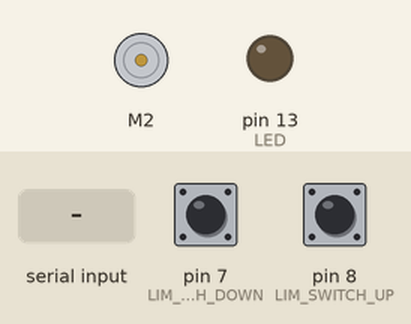
Recording of a sketch running on a simulated Arduino Uno, built with avr-gcc and run on an emulated ATmega328P. Shown: DC motor (green arrow = forward, orange = backward, longer = faster), output pins drawn as LEDs (lit = HIGH). Inputs (shaded band) come from the test bench; at power-on: pin 7 (LIM_SWITCH_DOWN) HIGH, pin 8 (LIM_SWITCH_UP) HIGH. What the sketch prints to the serial monitor is not drawn.

Above: at 1.2 s.
1.3 s: "+" received over Serial
At 2.3 s:
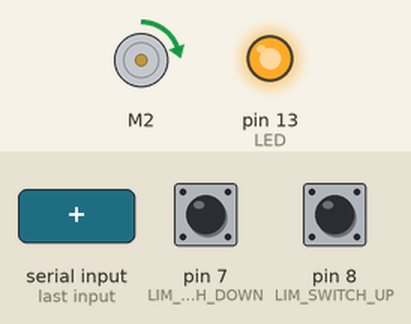
2.8 s: pin 7 (LIM_SWITCH_DOWN) pulled LOW for 0.15 s
At 4.0 s:
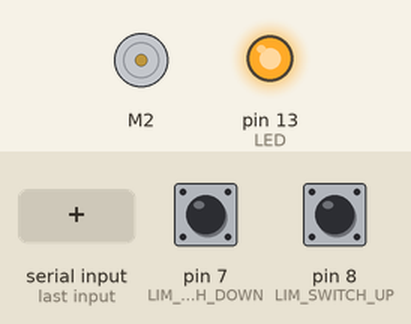
4.4 s: pin 8 (LIM_SWITCH_UP) pulled LOW for 0.15 s
At 5.2 s:
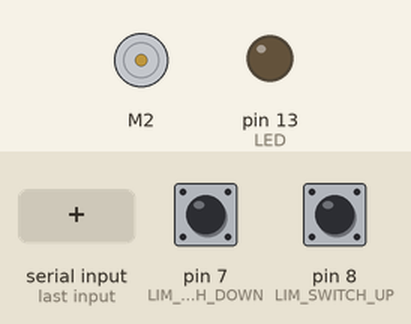
Timing chart, 0 to 7.4 s (numbered marks = the images above; inputs shaded):
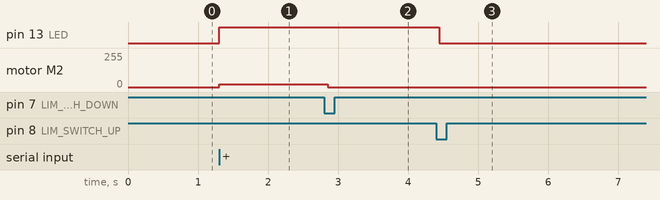

Measured:
- after the input at 1.3 s, pin 13 (LED): LOW → HIGH at once; motor M2: stopped → forward 22/255 at once
- after the input at 2.8 s, motor M2: forward 22/255 → stopped after 0.05 s
- after the input at 4.4 s, pin 13 (LED): HIGH → LOW after 0.05 s

The sketch:

TimeControl_withApp.ino
```cpp
#include <GyverMotor.h>
#include <ezButton.h>
#define MOTOR_IN 2
#define MOTOR_PWM 3
#define LIM_SWITCH_UP 8
#define LIM_SWITCH_DOWN 7
#define TACHO A0
#define LED 13

GMotor motor(DRIVER2WIRE, MOTOR_IN, MOTOR_PWM, HIGH);
ezButton limitSwitch_UP(LIM_SWITCH_UP);
ezButton limitSwitch_DOWN(LIM_SWITCH_DOWN);

//Initial state and command
int state = -1; // Elevator is anywhere
char command = '-'; //OFF mode

//Voltages
float source_voltage = 24.0;
float ref_voltage = 5.0; // Reference Voltage for ADC
// float ref_voltage = 4.096;

//Elevator velocity
int duty_cycle = 9; // in percentage (4% is MIN, 10% is MAX)
int u = 1024/100 * duty_cycle; // control input

//Time between floors (in seconds)
float t01 = 6;
float t12 = 6;
float t02 = 12;
float t21 = 4;

//Resistors (Voltage Divider for Tacho output)
float R1 = 10.0;
float R2 = 10.0;

void setup() {
  //PWM 10 bit (Pins D3 and D11 - 31.4 KHz) to avoid "beeping"
  TCCR2B = 0b00000001;  // x1
  TCCR2A = 0b00000001;  // phase correct
  //Activate 10-bit Mode
  motor.setResolution(10);

  //Key on start!
  motor.setMode(FORWARD);

  //Use external voltage reference for ADC
  // analogReference(EXTERNAL);

  //Setup Serial Monitor
  Serial.begin(9600);
  Serial.println("Start of the program!");

  //Built-in LED to show ON/OFF mode
  pinMode(LED, OUTPUT);

  //Set debounce time of Limit switches
  limitSwitch_DOWN.setDebounceTime(50);
  limitSwitch_UP.setDebounceTime(50);
}

void loop() {
  //Check signals from limit switches
  limitSwitch_DOWN.loop();
  limitSwitch_UP.loop();
  // readTacho();

  //Read commands from the app
  if (Serial.available()) {command = Serial.read();}

  //Emergency cases
  if (command == '-' || limitSwitch_UP.getState() == LOW) {
    stop();
    digitalWrite(LED, LOW);
    state = -1;
    command = '-';
  }

  //OFF -> ON (go Home)
  if (state == -1 && command == '+') {
    digitalWrite(LED, HIGH);
    goHome();
  }

  //GROUND floor -> FIRST floor
  if (state == 0 && command == '1') {
    static uint32_t tmr01 = millis();
    if (millis() - tmr01 <= t01*1000)
      goUp();
    else {
      stop();
      state = 1;
      command = '1';
      // Serial.println("1-st floor");
    }
  }

  //GROUND floor -> SECOND floor
  if (state == 0 && command == '2') {
    static uint32_t tmr02 = millis();
    if (millis() - tmr02 <= t02*1000)
      goUp();
    else {
      stop();
      state = 2;
      command = '2';
      // Serial.println("2-nd floor");
    }
  }

  //FIRST floor -> SECOND floor
  if (state == 1 && command == '2') {
    static uint32_t tmr12 = millis();
    if (millis() - tmr12 <= t12*1000)
      goUp();
    else {
      stop();
      state = 2;
      command = '2';
      // Serial.println("2-nd floor");
    }
  }

  //SECOND floor -> FIRST floor
  if (state == 2 && command == '1') {
    static uint32_t tmr21 = millis();
    if (millis() - tmr21 <= t21*1000)
      goDown();
    else {
      stop();
      state = 1;
      command = '1';
      // Serial.println("1-st floor");
    }
  }

  //FIRST floor -> GROUND floor
  if (state == 1 && command == '0')
    goHome();

  //SECOND floor -> GROUND floor
  if (state == 2 && command == '0')
    goHome();
}


void goUp() {
  motor.setSpeed(u);
}

void goDown() {
  motor.setSpeed(-u);
}

void stop() {
  motor.setSpeed(0);
}

//Go Home (GROUND floor)
void goHome() {
  if (limitSwitch_DOWN.getState() == HIGH)
    goDown();
  else {
    // Serial.println("Ground floor (HOME)");
    stop();
    state = 0;
    command = '0';
  }
}

void readTacho() {
  static uint32_t tmr = 0;

  if (millis() - tmr >= 500) { // every 0.5 s
    tmr = millis();

    //Read the Analog Input
    float adc_value = analogRead(TACHO);

    //Determine voltage at ADC input
    float adc_voltage  = (adc_value / 1024.0) * ref_voltage;

    //Calculate tacho voltage
    float tacho_voltage = adc_voltage / (R2/(R1+R2));

    //Calculate angular rate
    int velocity = round(1000/3.25 * tacho_voltage);

    //Print results to Serial Monitor
    Serial.print("Input Voltage = ");
    Serial.println(source_voltage * duty_cycle/100, 2);
    Serial.print("Tacho Voltage = ");
    Serial.println(tacho_voltage, 2);
    Serial.print("Speed = ");
    Serial.println(velocity);
    Serial.println();
  }
}
```
